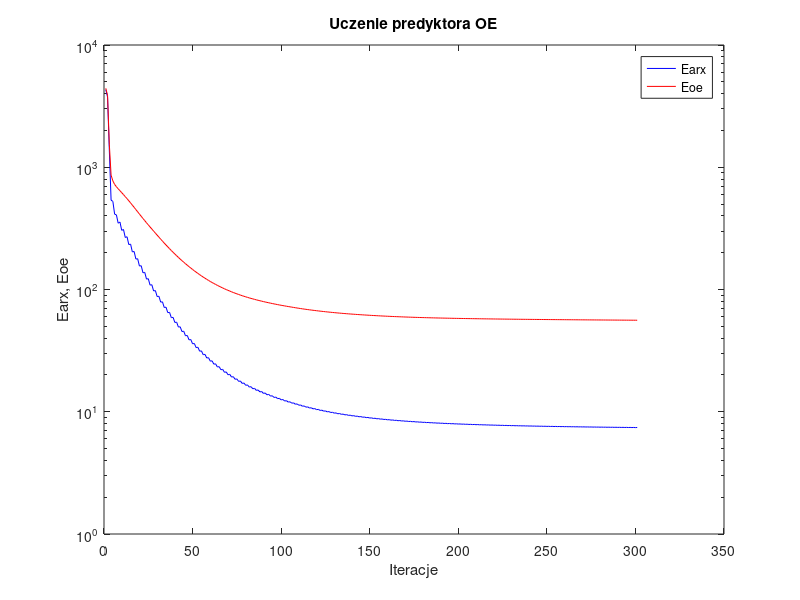
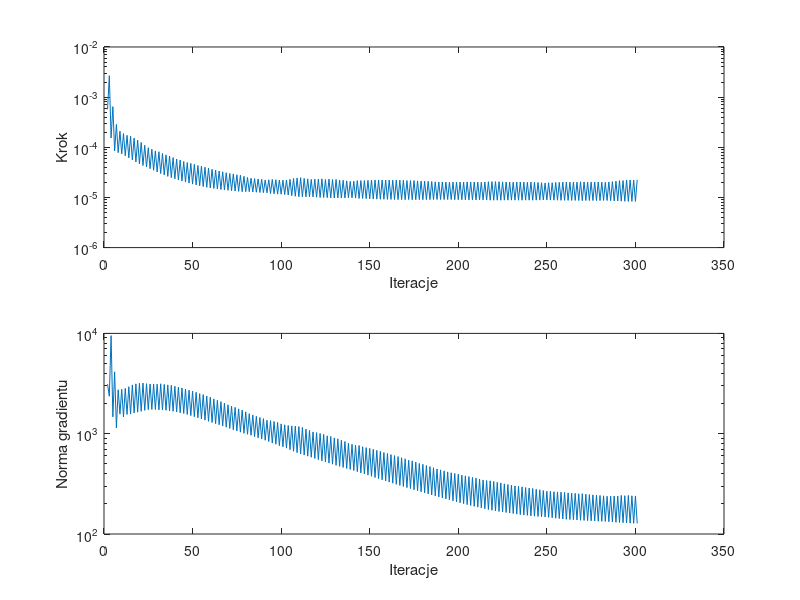

Write MATLAB code to recreate these figures, in order.
%uczenie predyktora oe
clear all;
n=0; farx(n+1)=4.314400e+003; foe(n+1)=4.422941e+003; wspucz(n+1)=0.000000e+000; ng(n+1)=0.000000e+000;
n=1; farx(n+1)=3.755043e+003; foe(n+1)=3.883368e+003; krok(n+1)=5.733303e-004; ng(n+1)=3.123445e+003;
n=2; farx(n+1)=1.384838e+003; foe(n+1)=1.541883e+003; krok(n+1)=2.678603e-003; ng(n+1)=2.362319e+003;
n=3; farx(n+1)=5.380479e+002; foe(n+1)=8.612495e+002; krok(n+1)=1.535829e-004; ng(n+1)=9.489461e+003;
n=4; farx(n+1)=5.258916e+002; foe(n+1)=7.740722e+002; krok(n+1)=6.459813e-004; ng(n+1)=1.472164e+003;
n=5; farx(n+1)=4.130942e+002; foe(n+1)=7.232027e+002; krok(n+1)=8.459568e-005; ng(n+1)=4.141327e+003;
n=6; farx(n+1)=4.078790e+002; foe(n+1)=6.932906e+002; krok(n+1)=2.860226e-004; ng(n+1)=1.143212e+003;
n=7; farx(n+1)=3.486736e+002; foe(n+1)=6.662725e+002; krok(n+1)=7.818173e-005; ng(n+1)=2.742160e+003;
n=8; farx(n+1)=3.564053e+002; foe(n+1)=6.433042e+002; krok(n+1)=2.093774e-004; ng(n+1)=1.566962e+003;
n=9; farx(n+1)=3.049196e+002; foe(n+1)=6.193429e+002; krok(n+1)=7.389767e-005; ng(n+1)=2.771109e+003;
n=10; farx(n+1)=3.096411e+002; foe(n+1)=5.975224e+002; krok(n+1)=1.874926e-004; ng(n+1)=1.467547e+003;
n=11; farx(n+1)=2.662970e+002; foe(n+1)=5.747239e+002; krok(n+1)=6.783250e-005; ng(n+1)=2.827433e+003;
n=12; farx(n+1)=2.702108e+002; foe(n+1)=5.538037e+002; krok(n+1)=1.733806e-004; ng(n+1)=1.555733e+003;
n=13; farx(n+1)=2.329402e+002; foe(n+1)=5.317313e+002; krok(n+1)=6.158863e-005; ng(n+1)=2.942487e+003;
n=14; farx(n+1)=2.351171e+002; foe(n+1)=5.110298e+002; krok(n+1)=1.662532e-004; ng(n+1)=1.569774e+003;
n=15; farx(n+1)=2.030458e+002; foe(n+1)=4.897701e+002; krok(n+1)=5.603333e-005; ng(n+1)=3.065103e+003;
n=16; farx(n+1)=2.046352e+002; foe(n+1)=4.703013e+002; krok(n+1)=1.526551e-004; ng(n+1)=1.608591e+003;
n=17; farx(n+1)=1.773825e+002; foe(n+1)=4.503767e+002; krok(n+1)=5.113027e-005; ng(n+1)=3.141858e+003;
n=18; farx(n+1)=1.785757e+002; foe(n+1)=4.322974e+002; krok(n+1)=1.387513e-004; ng(n+1)=1.639517e+003;
n=19; farx(n+1)=1.555356e+002; foe(n+1)=4.139723e+002; krok(n+1)=4.685521e-005; ng(n+1)=3.182499e+003;
n=20; farx(n+1)=1.565312e+002; foe(n+1)=3.974154e+002; krok(n+1)=1.251495e-004; ng(n+1)=1.673714e+003;
n=21; farx(n+1)=1.369690e+002; foe(n+1)=3.807596e+002; krok(n+1)=4.334515e-005; ng(n+1)=3.195958e+003;
n=22; farx(n+1)=1.380446e+002; foe(n+1)=3.660197e+002; krok(n+1)=1.094979e-004; ng(n+1)=1.709283e+003;
n=23; farx(n+1)=1.215787e+002; foe(n+1)=3.512401e+002; krok(n+1)=4.037383e-005; ng(n+1)=3.152009e+003;
n=24; farx(n+1)=1.226168e+002; foe(n+1)=3.379769e+002; krok(n+1)=9.814688e-005; ng(n+1)=1.737746e+003;
n=25; farx(n+1)=1.086188e+002; foe(n+1)=3.247178e+002; krok(n+1)=3.742939e-005; ng(n+1)=3.130898e+003;
n=26; farx(n+1)=1.094244e+002; foe(n+1)=3.124947e+002; krok(n+1)=9.144347e-005; ng(n+1)=1.743277e+003;
n=27; farx(n+1)=9.731624e+001; foe(n+1)=3.004313e+002; krok(n+1)=3.474555e-005; ng(n+1)=3.133113e+003;
n=28; farx(n+1)=9.800091e+001; foe(n+1)=2.893063e+002; krok(n+1)=8.459568e-005; ng(n+1)=1.743570e+003;
n=29; farx(n+1)=8.756048e+001; foe(n+1)=2.784101e+002; krok(n+1)=3.223481e-005; ng(n+1)=3.114869e+003;
n=30; farx(n+1)=8.807310e+001; foe(n+1)=2.681289e+002; krok(n+1)=8.155422e-005; ng(n+1)=1.727805e+003;
n=31; farx(n+1)=7.882822e+001; foe(n+1)=2.580222e+002; krok(n+1)=2.992557e-005; ng(n+1)=3.146650e+003;
n=32; farx(n+1)=7.929102e+001; foe(n+1)=2.487719e+002; krok(n+1)=7.528795e-005; ng(n+1)=1.722752e+003;
n=33; farx(n+1)=7.127509e+001; foe(n+1)=2.397474e+002; krok(n+1)=2.809223e-005; ng(n+1)=3.101358e+003;
n=34; farx(n+1)=7.169184e+001; foe(n+1)=2.314053e+002; krok(n+1)=7.046195e-005; ng(n+1)=1.711602e+003;
n=35; farx(n+1)=6.469011e+001; foe(n+1)=2.232769e+002; krok(n+1)=2.630754e-005; ng(n+1)=3.067664e+003;
n=36; farx(n+1)=6.501774e+001; foe(n+1)=2.156714e+002; krok(n+1)=6.703667e-005; ng(n+1)=1.688893e+003;
n=37; farx(n+1)=5.883816e+001; foe(n+1)=2.083228e+002; krok(n+1)=2.480406e-005; ng(n+1)=3.035096e+003;
n=38; farx(n+1)=5.916858e+001; foe(n+1)=2.015356e+002; krok(n+1)=6.234382e-005; ng(n+1)=1.671395e+003;
n=39; farx(n+1)=5.373837e+001; foe(n+1)=1.949713e+002; krok(n+1)=2.352777e-005; ng(n+1)=2.973573e+003;
n=40; farx(n+1)=5.406666e+001; foe(n+1)=1.888994e+002; krok(n+1)=5.843669e-005; ng(n+1)=1.648921e+003;
n=41; farx(n+1)=4.928094e+001; foe(n+1)=1.830057e+002; krok(n+1)=2.226608e-005; ng(n+1)=2.914941e+003;
n=42; farx(n+1)=4.956037e+001; foe(n+1)=1.774906e+002; krok(n+1)=5.575933e-005; ng(n+1)=1.615664e+003;
n=43; farx(n+1)=4.529918e+001; foe(n+1)=1.721758e+002; krok(n+1)=2.122479e-005; ng(n+1)=2.859404e+003;
n=44; farx(n+1)=4.559269e+001; foe(n+1)=1.672667e+002; krok(n+1)=5.210339e-005; ng(n+1)=1.589785e+003;
n=45; farx(n+1)=4.181941e+001; foe(n+1)=1.625097e+002; krok(n+1)=2.026093e-005; ng(n+1)=2.785445e+003;
n=46; farx(n+1)=4.208916e+001; foe(n+1)=1.580727e+002; krok(n+1)=4.960813e-005; ng(n+1)=1.555072e+003;
n=47; farx(n+1)=3.873206e+001; foe(n+1)=1.537850e+002; krok(n+1)=1.931405e-005; ng(n+1)=2.719590e+003;
n=48; farx(n+1)=3.896693e+001; foe(n+1)=1.497445e+002; krok(n+1)=4.780311e-005; ng(n+1)=1.515372e+003;
n=49; farx(n+1)=3.595876e+001; foe(n+1)=1.458584e+002; krok(n+1)=1.846630e-005; ng(n+1)=2.659750e+003;
n=50; farx(n+1)=3.617811e+001; foe(n+1)=1.422065e+002; krok(n+1)=4.570049e-005; ng(n+1)=1.477995e+003;
n=51; farx(n+1)=3.348316e+001; foe(n+1)=1.386981e+002; krok(n+1)=1.773106e-005; ng(n+1)=2.590555e+003;
n=52; farx(n+1)=3.368866e+001; foe(n+1)=1.354011e+002; krok(n+1)=4.341873e-005; ng(n+1)=1.440675e+003;
n=53; farx(n+1)=3.128314e+001; foe(n+1)=1.322563e+002; krok(n+1)=1.709205e-005; ng(n+1)=2.507455e+003;
n=54; farx(n+1)=3.147690e+001; foe(n+1)=1.292651e+002; krok(n+1)=4.211523e-005; ng(n+1)=1.401674e+003;
n=55; farx(n+1)=2.929613e+001; foe(n+1)=1.263886e+002; krok(n+1)=1.643953e-005; ng(n+1)=2.453467e+003;
n=56; farx(n+1)=2.948063e+001; foe(n+1)=1.236874e+002; krok(n+1)=4.014885e-005; ng(n+1)=1.364281e+003;
n=57; farx(n+1)=2.752177e+001; foe(n+1)=1.211017e+002; krok(n+1)=1.593982e-005; ng(n+1)=2.372307e+003;
n=58; farx(n+1)=2.770084e+001; foe(n+1)=1.186597e+002; krok(n+1)=3.862984e-005; ng(n+1)=1.327150e+003;
n=59; farx(n+1)=2.592187e+001; foe(n+1)=1.163103e+002; krok(n+1)=1.549259e-005; ng(n+1)=2.309052e+003;
n=60; farx(n+1)=2.610310e+001; foe(n+1)=1.141201e+002; krok(n+1)=3.650218e-005; ng(n+1)=1.294862e+003;
n=61; farx(n+1)=2.450179e+001; foe(n+1)=1.120121e+002; krok(n+1)=1.511881e-005; ng(n+1)=2.222871e+003;
n=62; farx(n+1)=2.467554e+001; foe(n+1)=1.100246e+002; krok(n+1)=3.514435e-005; ng(n+1)=1.259835e+003;
n=63; farx(n+1)=2.321829e+001; foe(n+1)=1.081093e+002; krok(n+1)=1.476011e-005; ng(n+1)=2.155604e+003;
n=64; farx(n+1)=2.339009e+001; foe(n+1)=1.063124e+002; krok(n+1)=3.369455e-005; ng(n+1)=1.227291e+003;
n=65; farx(n+1)=2.206361e+001; foe(n+1)=1.045718e+002; krok(n+1)=1.442554e-005; ng(n+1)=2.087231e+003;
n=66; farx(n+1)=2.222841e+001; foe(n+1)=1.029374e+002; krok(n+1)=3.242569e-005; ng(n+1)=1.193719e+003;
n=67; farx(n+1)=2.101836e+001; foe(n+1)=1.013551e+002; krok(n+1)=1.414532e-005; ng(n+1)=2.018051e+003;
n=68; farx(n+1)=2.117735e+001; foe(n+1)=9.986912e+001; krok(n+1)=3.104372e-005; ng(n+1)=1.161688e+003;
n=69; farx(n+1)=2.007589e+001; foe(n+1)=9.843530e+001; krok(n+1)=1.390226e-005; ng(n+1)=1.943172e+003;
n=70; farx(n+1)=2.022751e+001; foe(n+1)=9.707587e+001; krok(n+1)=3.008156e-005; ng(n+1)=1.128956e+003;
n=71; farx(n+1)=1.921940e+001; foe(n+1)=9.576371e+001; krok(n+1)=1.361563e-005; ng(n+1)=1.883231e+003;
n=72; farx(n+1)=1.936082e+001; foe(n+1)=9.451158e+001; krok(n+1)=2.941717e-005; ng(n+1)=1.095050e+003;
n=73; farx(n+1)=1.843123e+001; foe(n+1)=9.330475e+001; krok(n+1)=1.338477e-005; ng(n+1)=1.830730e+003;
n=74; farx(n+1)=1.856850e+001; foe(n+1)=9.216061e+001; krok(n+1)=2.832743e-005; ng(n+1)=1.065373e+003;
n=75; farx(n+1)=1.771499e+001; foe(n+1)=9.105825e+001; krok(n+1)=1.321254e-005; ng(n+1)=1.767422e+003;
n=76; farx(n+1)=1.784902e+001; foe(n+1)=9.000811e+001; krok(n+1)=2.769106e-005; ng(n+1)=1.035842e+003;
n=77; farx(n+1)=1.705522e+001; foe(n+1)=8.898643e+001; krok(n+1)=1.302585e-005; ng(n+1)=1.723669e+003;
n=78; farx(n+1)=1.718612e+001; foe(n+1)=8.802690e+001; krok(n+1)=2.639619e-005; ng(n+1)=1.009456e+003;
n=79; farx(n+1)=1.645426e+001; foe(n+1)=8.709823e+001; krok(n+1)=1.302585e-005; ng(n+1)=1.652208e+003;
n=80; farx(n+1)=1.658596e+001; foe(n+1)=8.622446e+001; krok(n+1)=2.503699e-005; ng(n+1)=9.868852e+002;
n=81; farx(n+1)=1.590989e+001; foe(n+1)=8.537691e+001; krok(n+1)=1.302585e-005; ng(n+1)=1.584809e+003;
n=82; farx(n+1)=1.604184e+001; foe(n+1)=8.457534e+001; krok(n+1)=2.418894e-005; ng(n+1)=9.639527e+002;
n=83; farx(n+1)=1.541503e+001; foe(n+1)=8.378952e+001; krok(n+1)=1.284475e-005; ng(n+1)=1.538205e+003;
n=84; farx(n+1)=1.553781e+001; foe(n+1)=8.304092e+001; krok(n+1)=2.375465e-005; ng(n+1)=9.353821e+002;
n=85; farx(n+1)=1.495535e+001; foe(n+1)=8.231212e+001; krok(n+1)=1.270754e-005; ng(n+1)=1.491543e+003;
n=86; farx(n+1)=1.507207e+001; foe(n+1)=8.161427e+001; krok(n+1)=2.334786e-005; ng(n+1)=9.091161e+002;
n=87; farx(n+1)=1.452887e+001; foe(n+1)=8.093510e+001; krok(n+1)=1.255575e-005; ng(n+1)=1.450868e+003;
n=88; farx(n+1)=1.463992e+001; foe(n+1)=8.028332e+001; krok(n+1)=2.299949e-005; ng(n+1)=8.835198e+002;
n=89; farx(n+1)=1.413071e+001; foe(n+1)=7.964895e+001; krok(n+1)=1.245057e-005; ng(n+1)=1.412697e+003;
n=90; farx(n+1)=1.423786e+001; foe(n+1)=7.904293e+001; krok(n+1)=2.230894e-005; ng(n+1)=8.611586e+002;
n=91; farx(n+1)=1.376551e+001; foe(n+1)=7.845473e+001; krok(n+1)=1.234279e-005; ng(n+1)=1.364243e+003;
n=92; farx(n+1)=1.386809e+001; foe(n+1)=7.788417e+001; krok(n+1)=2.253084e-005; ng(n+1)=8.353647e+002;
n=93; farx(n+1)=1.342422e+001; foe(n+1)=7.732396e+001; krok(n+1)=1.197415e-005; ng(n+1)=1.349809e+003;
n=94; farx(n+1)=1.351598e+001; foe(n+1)=7.677909e+001; krok(n+1)=2.286087e-005; ng(n+1)=8.053694e+002;
n=95; farx(n+1)=1.309622e+001; foe(n+1)=7.625015e+001; krok(n+1)=1.184623e-005; ng(n+1)=1.323719e+003;
n=96; farx(n+1)=1.318720e+001; foe(n+1)=7.574261e+001; krok(n+1)=2.253084e-005; ng(n+1)=7.851494e+002;
n=97; farx(n+1)=1.279369e+001; foe(n+1)=7.524405e+001; krok(n+1)=1.164400e-005; ng(n+1)=1.294864e+003;
n=98; farx(n+1)=1.287676e+001; foe(n+1)=7.476283e+001; krok(n+1)=2.230894e-005; ng(n+1)=7.600918e+002;
n=99; farx(n+1)=1.250812e+001; foe(n+1)=7.429834e+001; krok(n+1)=1.161523e-005; ng(n+1)=1.252786e+003;
n=100; farx(n+1)=1.259030e+001; foe(n+1)=7.384814e+001; krok(n+1)=2.208984e-005; ng(n+1)=7.407364e+002;
n=101; farx(n+1)=1.224313e+001; foe(n+1)=7.340866e+001; krok(n+1)=1.143043e-005; ng(n+1)=1.227679e+003;
n=102; farx(n+1)=1.232099e+001; foe(n+1)=7.298163e+001; krok(n+1)=2.226248e-005; ng(n+1)=7.179888e+002;
n=103; farx(n+1)=1.199487e+001; foe(n+1)=7.256382e+001; krok(n+1)=1.115447e-005; ng(n+1)=1.207281e+003;
n=104; farx(n+1)=1.206570e+001; foe(n+1)=7.215253e+001; krok(n+1)=2.296646e-005; ng(n+1)=6.924566e+002;
n=105; farx(n+1)=1.175711e+001; foe(n+1)=7.175155e+001; krok(n+1)=1.085468e-005; ng(n+1)=1.195787e+003;
n=106; farx(n+1)=1.182219e+001; foe(n+1)=7.135523e+001; krok(n+1)=2.382783e-005; ng(n+1)=6.684726e+002;
n=107; farx(n+1)=1.152803e+001; foe(n+1)=7.096756e+001; krok(n+1)=1.057446e-005; ng(n+1)=1.189826e+003;
n=108; farx(n+1)=1.158875e+001; foe(n+1)=7.058788e+001; krok(n+1)=2.444110e-005; ng(n+1)=6.472912e+002;
n=109; farx(n+1)=1.130941e+001; foe(n+1)=7.021532e+001; krok(n+1)=1.033992e-005; ng(n+1)=1.177293e+003;
n=110; farx(n+1)=1.136534e+001; foe(n+1)=6.985144e+001; krok(n+1)=2.481646e-005; ng(n+1)=6.272045e+002;
n=111; farx(n+1)=1.109892e+001; foe(n+1)=6.949760e+001; krok(n+1)=1.029142e-005; ng(n+1)=1.154336e+003;
n=112; farx(n+1)=1.115592e+001; foe(n+1)=6.916124e+001; krok(n+1)=2.395025e-005; ng(n+1)=6.124488e+002;
n=113; farx(n+1)=1.090611e+001; foe(n+1)=6.883251e+001; krok(n+1)=1.029142e-005; ng(n+1)=1.113375e+003;
n=114; farx(n+1)=1.096212e+001; foe(n+1)=6.851736e+001; krok(n+1)=2.343658e-005; ng(n+1)=5.969742e+002;
n=115; farx(n+1)=1.072668e+001; foe(n+1)=6.821025e+001; krok(n+1)=1.029142e-005; ng(n+1)=1.077373e+003;
n=116; farx(n+1)=1.078195e+001; foe(n+1)=6.791521e+001; krok(n+1)=2.286087e-005; ng(n+1)=5.824165e+002;
n=117; farx(n+1)=1.056123e+001; foe(n+1)=6.762840e+001; krok(n+1)=1.023989e-005; ng(n+1)=1.041411e+003;
n=118; farx(n+1)=1.061471e+001; foe(n+1)=6.734737e+001; krok(n+1)=2.314368e-005; ng(n+1)=5.666354e+002;
n=119; farx(n+1)=1.040386e+001; foe(n+1)=6.707252e+001; krok(n+1)=1.010485e-005; ng(n+1)=1.026067e+003;
n=120; farx(n+1)=1.045573e+001; foe(n+1)=6.680564e+001; krok(n+1)=2.322634e-005; ng(n+1)=5.515711e+002;
n=121; farx(n+1)=1.025558e+001; foe(n+1)=6.654403e+001; krok(n+1)=9.975945e-006; ng(n+1)=1.005519e+003;
n=122; farx(n+1)=1.030488e+001; foe(n+1)=6.628870e+001; krok(n+1)=2.343658e-005; ng(n+1)=5.362506e+002;
n=123; farx(n+1)=1.011320e+001; foe(n+1)=6.603993e+001; krok(n+1)=9.952471e-006; ng(n+1)=9.844521e+002;
n=124; farx(n+1)=1.016278e+001; foe(n+1)=6.580205e+001; krok(n+1)=2.276873e-005; ng(n+1)=5.238405e+002;
n=125; farx(n+1)=9.982830e+000; foe(n+1)=6.556934e+001; krok(n+1)=9.888364e-006; ng(n+1)=9.519255e+002;
n=126; farx(n+1)=1.003030e+001; foe(n+1)=6.534094e+001; krok(n+1)=2.322634e-005; ng(n+1)=5.093906e+002;
n=127; farx(n+1)=9.856958e+000; foe(n+1)=6.511731e+001; krok(n+1)=9.809075e-006; ng(n+1)=9.386680e+002;
n=128; farx(n+1)=9.903728e+000; foe(n+1)=6.490276e+001; krok(n+1)=2.273062e-005; ng(n+1)=4.970256e+002;
n=129; farx(n+1)=9.740345e+000; foe(n+1)=6.469338e+001; krok(n+1)=9.772716e-006; ng(n+1)=9.078597e+002;
n=130; farx(n+1)=9.785494e+000; foe(n+1)=6.448860e+001; krok(n+1)=2.286087e-005; ng(n+1)=4.838502e+002;
n=131; farx(n+1)=9.628444e+000; foe(n+1)=6.428932e+001; krok(n+1)=9.766516e-006; ng(n+1)=8.885392e+002;
n=132; farx(n+1)=9.673959e+000; foe(n+1)=6.409841e+001; krok(n+1)=2.226248e-005; ng(n+1)=4.729088e+002;
n=133; farx(n+1)=9.524839e+000; foe(n+1)=6.391117e+001; krok(n+1)=9.766516e-006; ng(n+1)=8.610526e+002;
n=134; farx(n+1)=9.569444e+000; foe(n+1)=6.373074e+001; krok(n+1)=2.198334e-005; ng(n+1)=4.613628e+002;
n=135; farx(n+1)=9.427311e+000; foe(n+1)=6.355418e+001; krok(n+1)=9.766516e-006; ng(n+1)=8.363682e+002;
n=136; farx(n+1)=9.470560e+000; foe(n+1)=6.338394e+001; krok(n+1)=2.139878e-005; ng(n+1)=4.503430e+002;
n=137; farx(n+1)=9.335484e+000; foe(n+1)=6.321961e+001; krok(n+1)=9.884595e-006; ng(n+1)=8.037961e+002;
n=138; farx(n+1)=9.379692e+000; foe(n+1)=6.306104e+001; krok(n+1)=2.092147e-005; ng(n+1)=4.409723e+002;
n=139; farx(n+1)=9.250761e+000; foe(n+1)=6.290501e+001; krok(n+1)=9.820196e-006; ng(n+1)=7.842580e+002;
n=140; farx(n+1)=9.293544e+000; foe(n+1)=6.275333e+001; krok(n+1)=2.103720e-005; ng(n+1)=4.296942e+002;
n=141; farx(n+1)=9.170343e+000; foe(n+1)=6.260456e+001; krok(n+1)=9.716744e-006; ng(n+1)=7.675971e+002;
n=142; farx(n+1)=9.212166e+000; foe(n+1)=6.245861e+001; krok(n+1)=2.167257e-005; ng(n+1)=4.181618e+002;
n=143; farx(n+1)=9.092651e+000; foe(n+1)=6.231385e+001; krok(n+1)=9.540944e-006; ng(n+1)=7.631496e+002;
n=144; farx(n+1)=9.132258e+000; foe(n+1)=6.217349e+001; krok(n+1)=2.170937e-005; ng(n+1)=4.068044e+002;
n=145; farx(n+1)=9.018077e+000; foe(n+1)=6.203701e+001; krok(n+1)=9.549067e-006; ng(n+1)=7.406081e+002;
n=146; farx(n+1)=9.057539e+000; foe(n+1)=6.190438e+001; krok(n+1)=2.167257e-005; ng(n+1)=3.969939e+002;
n=147; farx(n+1)=8.947726e+000; foe(n+1)=6.177388e+001; krok(n+1)=9.471564e-006; ng(n+1)=7.262395e+002;
n=148; farx(n+1)=8.986397e+000; foe(n+1)=6.164726e+001; krok(n+1)=2.190752e-005; ng(n+1)=3.866757e+002;
n=149; farx(n+1)=8.880739e+000; foe(n+1)=6.152203e+001; krok(n+1)=9.357347e-006; ng(n+1)=7.140164e+002;
n=150; farx(n+1)=8.917903e+000; foe(n+1)=6.140023e+001; krok(n+1)=2.219138e-005; ng(n+1)=3.760284e+002;
n=151; farx(n+1)=8.816330e+000; foe(n+1)=6.128073e+001; krok(n+1)=9.290308e-006; ng(n+1)=6.989938e+002;
n=152; farx(n+1)=8.852450e+000; foe(n+1)=6.116448e+001; krok(n+1)=2.226608e-005; ng(n+1)=3.660713e+002;
n=153; farx(n+1)=8.754818e+000; foe(n+1)=6.105087e+001; krok(n+1)=9.254712e-006; ng(n+1)=6.824607e+002;
n=154; farx(n+1)=8.790335e+000; foe(n+1)=6.094053e+001; krok(n+1)=2.226248e-005; ng(n+1)=3.566764e+002;
n=155; farx(n+1)=8.696432e+000; foe(n+1)=6.083236e+001; krok(n+1)=9.207477e-006; ng(n+1)=6.671004e+002;
n=156; farx(n+1)=8.730981e+000; foe(n+1)=6.072735e+001; krok(n+1)=2.219549e-005; ng(n+1)=3.473359e+002;
n=157; farx(n+1)=8.640868e+000; foe(n+1)=6.062498e+001; krok(n+1)=9.195979e-006; ng(n+1)=6.490992e+002;
n=158; farx(n+1)=8.675011e+000; foe(n+1)=6.052548e+001; krok(n+1)=2.219138e-005; ng(n+1)=3.384987e+002;
n=159; farx(n+1)=8.588195e+000; foe(n+1)=6.042781e+001; krok(n+1)=9.139546e-006; ng(n+1)=6.353446e+002;
n=160; farx(n+1)=8.621356e+000; foe(n+1)=6.033289e+001; krok(n+1)=2.219549e-005; ng(n+1)=3.294848e+002;
n=161; farx(n+1)=8.537866e+000; foe(n+1)=6.024029e+001; krok(n+1)=9.125546e-006; ng(n+1)=6.192662e+002;
n=162; farx(n+1)=8.570513e+000; foe(n+1)=6.015034e+001; krok(n+1)=2.212034e-005; ng(n+1)=3.211466e+002;
n=163; farx(n+1)=8.490166e+000; foe(n+1)=6.006231e+001; krok(n+1)=9.089066e-006; ng(n+1)=6.047465e+002;
n=164; farx(n+1)=8.522131e+000; foe(n+1)=5.997662e+001; krok(n+1)=2.219138e-005; ng(n+1)=3.129287e+002;
n=165; farx(n+1)=8.444603e+000; foe(n+1)=5.989270e+001; krok(n+1)=9.049168e-006; ng(n+1)=5.917352e+002;
n=166; farx(n+1)=8.475714e+000; foe(n+1)=5.981114e+001; krok(n+1)=2.209045e-005; ng(n+1)=3.049787e+002;
n=167; farx(n+1)=8.401171e+000; foe(n+1)=5.973177e+001; krok(n+1)=9.050777e-006; ng(n+1)=5.754913e+002;
n=168; farx(n+1)=8.431841e+000; foe(n+1)=5.965451e+001; krok(n+1)=2.199768e-005; ng(n+1)=2.975714e+002;
n=169; farx(n+1)=8.359898e+000; foe(n+1)=5.957902e+001; krok(n+1)=9.031324e-006; ng(n+1)=5.622990e+002;
n=170; farx(n+1)=8.389687e+000; foe(n+1)=5.950567e+001; krok(n+1)=2.170937e-005; ng(n+1)=2.902472e+002;
n=171; farx(n+1)=8.320608e+000; foe(n+1)=5.943472e+001; krok(n+1)=9.081248e-006; ng(n+1)=5.441654e+002;
n=172; farx(n+1)=8.350572e+000; foe(n+1)=5.936566e+001; krok(n+1)=2.167257e-005; ng(n+1)=2.837390e+002;
n=173; farx(n+1)=8.283577e+000; foe(n+1)=5.929741e+001; krok(n+1)=8.996611e-006; ng(n+1)=5.361018e+002;
n=174; farx(n+1)=8.312403e+000; foe(n+1)=5.923105e+001; krok(n+1)=2.170937e-005; ng(n+1)=2.761369e+002;
n=175; farx(n+1)=8.247871e+000; foe(n+1)=5.916645e+001; krok(n+1)=9.006227e-006; ng(n+1)=5.214557e+002;
n=176; farx(n+1)=8.275982e+000; foe(n+1)=5.910351e+001; krok(n+1)=2.139878e-005; ng(n+1)=2.695383e+002;
n=177; farx(n+1)=8.213849e+000; foe(n+1)=5.904267e+001; krok(n+1)=9.062615e-006; ng(n+1)=5.050843e+002;
n=178; farx(n+1)=8.241997e+000; foe(n+1)=5.898341e+001; krok(n+1)=2.122479e-005; ng(n+1)=2.636700e+002;
n=179; farx(n+1)=8.181804e+000; foe(n+1)=5.892516e+001; krok(n+1)=9.014671e-006; ng(n+1)=4.954175e+002;
n=180; farx(n+1)=8.209046e+000; foe(n+1)=5.886840e+001; krok(n+1)=2.114892e-005; ng(n+1)=2.569716e+002;
n=181; farx(n+1)=8.150922e+000; foe(n+1)=5.881324e+001; krok(n+1)=9.049168e-006; ng(n+1)=4.815583e+002;
n=182; farx(n+1)=8.177900e+000; foe(n+1)=5.875955e+001; krok(n+1)=2.092658e-005; ng(n+1)=2.512473e+002;
n=183; farx(n+1)=8.121677e+000; foe(n+1)=5.870701e+001; krok(n+1)=9.041389e-006; ng(n+1)=4.701481e+002;
n=184; farx(n+1)=8.148023e+000; foe(n+1)=5.865579e+001; krok(n+1)=2.078166e-005; ng(n+1)=2.452462e+002;
n=185; farx(n+1)=8.093616e+000; foe(n+1)=5.860590e+001; krok(n+1)=9.071830e-006; ng(n+1)=4.577228e+002;
n=186; farx(n+1)=8.119550e+000; foe(n+1)=5.855735e+001; krok(n+1)=2.047978e-005; ng(n+1)=2.398456e+002;
n=187; farx(n+1)=8.066981e+000; foe(n+1)=5.851001e+001; krok(n+1)=9.098641e-006; ng(n+1)=4.451737e+002;
n=188; farx(n+1)=8.092619e+000; foe(n+1)=5.846379e+001; krok(n+1)=2.038856e-005; ng(n+1)=2.344544e+002;
n=189; farx(n+1)=8.041579e+000; foe(n+1)=5.841846e+001; krok(n+1)=9.078452e-006; ng(n+1)=4.360649e+002;
n=190; farx(n+1)=8.066694e+000; foe(n+1)=5.837422e+001; krok(n+1)=2.034152e-005; ng(n+1)=2.289240e+002;
n=191; farx(n+1)=8.017163e+000; foe(n+1)=5.833090e+001; krok(n+1)=9.078452e-006; ng(n+1)=4.262628e+002;
n=192; farx(n+1)=8.041811e+000; foe(n+1)=5.828864e+001; krok(n+1)=2.020969e-005; ng(n+1)=2.237240e+002;
n=193; farx(n+1)=7.993810e+000; foe(n+1)=5.824730e+001; krok(n+1)=9.081828e-006; ng(n+1)=4.162828e+002;
n=194; farx(n+1)=8.018053e+000; foe(n+1)=5.820685e+001; krok(n+1)=2.016710e-005; ng(n+1)=2.188169e+002;
n=195; farx(n+1)=7.971356e+000; foe(n+1)=5.816722e+001; krok(n+1)=9.078452e-006; ng(n+1)=4.080623e+002;
n=196; farx(n+1)=7.995371e+000; foe(n+1)=5.812853e+001; krok(n+1)=2.018691e-005; ng(n+1)=2.142196e+002;
n=197; farx(n+1)=7.949906e+000; foe(n+1)=5.809033e+001; krok(n+1)=9.024321e-006; ng(n+1)=4.017101e+002;
n=198; farx(n+1)=7.973349e+000; foe(n+1)=5.805297e+001; krok(n+1)=2.030432e-005; ng(n+1)=2.092771e+002;
n=199; farx(n+1)=7.929095e+000; foe(n+1)=5.801627e+001; krok(n+1)=9.006227e-006; ng(n+1)=3.942957e+002;
n=200; farx(n+1)=7.952122e+000; foe(n+1)=5.798037e+001; krok(n+1)=2.028847e-005; ng(n+1)=2.048644e+002;
n=201; farx(n+1)=7.909064e+000; foe(n+1)=5.794513e+001; krok(n+1)=8.995004e-006; ng(n+1)=3.866830e+002;
n=202; farx(n+1)=7.931746e+000; foe(n+1)=5.791064e+001; krok(n+1)=2.030432e-005; ng(n+1)=2.006077e+002;
n=203; farx(n+1)=7.889839e+000; foe(n+1)=5.787671e+001; krok(n+1)=8.960031e-006; ng(n+1)=3.799560e+002;
n=204; farx(n+1)=7.912107e+000; foe(n+1)=5.784338e+001; krok(n+1)=2.044242e-005; ng(n+1)=1.962648e+002;
n=205; farx(n+1)=7.871130e+000; foe(n+1)=5.781063e+001; krok(n+1)=8.945225e-006; ng(n+1)=3.739893e+002;
n=206; farx(n+1)=7.893069e+000; foe(n+1)=5.777864e+001; krok(n+1)=2.034511e-005; ng(n+1)=1.925453e+002;
n=207; farx(n+1)=7.853196e+000; foe(n+1)=5.774717e+001; krok(n+1)=8.938206e-006; ng(n+1)=3.666290e+002;
n=208; farx(n+1)=7.874806e+000; foe(n+1)=5.771634e+001; krok(n+1)=2.036925e-005; ng(n+1)=1.887278e+002;
n=209; farx(n+1)=7.835840e+000; foe(n+1)=5.768598e+001; krok(n+1)=8.932063e-006; ng(n+1)=3.604616e+002;
n=210; farx(n+1)=7.857075e+000; foe(n+1)=5.765634e+001; krok(n+1)=2.020969e-005; ng(n+1)=1.852434e+002;
n=211; farx(n+1)=7.819135e+000; foe(n+1)=5.762722e+001; krok(n+1)=8.958287e-006; ng(n+1)=3.526187e+002;
n=212; farx(n+1)=7.840127e+000; foe(n+1)=5.759876e+001; krok(n+1)=2.006817e-005; ng(n+1)=1.820312e+002;
n=213; farx(n+1)=7.803192e+000; foe(n+1)=5.757072e+001; krok(n+1)=8.943311e-006; ng(n+1)=3.459722e+002;
n=214; farx(n+1)=7.823897e+000; foe(n+1)=5.754313e+001; krok(n+1)=2.020511e-005; ng(n+1)=1.787357e+002;
n=215; farx(n+1)=7.787800e+000; foe(n+1)=5.751591e+001; krok(n+1)=8.887598e-006; ng(n+1)=3.414081e+002;
n=216; farx(n+1)=7.808283e+000; foe(n+1)=5.748902e+001; krok(n+1)=2.058283e-005; ng(n+1)=1.754530e+002;
n=217; farx(n+1)=7.772720e+000; foe(n+1)=5.746236e+001; krok(n+1)=8.818436e-006; ng(n+1)=3.391499e+002;
n=218; farx(n+1)=7.792847e+000; foe(n+1)=5.743623e+001; krok(n+1)=2.068400e-005; ng(n+1)=1.725098e+002;
n=219; farx(n+1)=7.758089e+000; foe(n+1)=5.741041e+001; krok(n+1)=8.794029e-006; ng(n+1)=3.338990e+002;
n=220; farx(n+1)=7.777823e+000; foe(n+1)=5.738502e+001; krok(n+1)=2.067984e-005; ng(n+1)=1.698161e+002;
n=221; farx(n+1)=7.743860e+000; foe(n+1)=5.736011e+001; krok(n+1)=8.807743e-006; ng(n+1)=3.277161e+002;
n=222; farx(n+1)=7.763446e+000; foe(n+1)=5.733561e+001; krok(n+1)=2.063495e-005; ng(n+1)=1.677632e+002;
n=223; farx(n+1)=7.730141e+000; foe(n+1)=5.731142e+001; krok(n+1)=8.799185e-006; ng(n+1)=3.230066e+002;
n=224; farx(n+1)=7.749401e+000; foe(n+1)=5.728771e+001; krok(n+1)=2.047978e-005; ng(n+1)=1.656512e+002;
n=225; farx(n+1)=7.716881e+000; foe(n+1)=5.726440e+001; krok(n+1)=8.829868e-006; ng(n+1)=3.164640e+002;
n=226; farx(n+1)=7.736004e+000; foe(n+1)=5.724150e+001; krok(n+1)=2.036925e-005; ng(n+1)=1.638555e+002;
n=227; farx(n+1)=7.704124e+000; foe(n+1)=5.721887e+001; krok(n+1)=8.829868e-006; ng(n+1)=3.117585e+002;
n=228; farx(n+1)=7.723010e+000; foe(n+1)=5.719667e+001; krok(n+1)=2.027520e-005; ng(n+1)=1.619129e+002;
n=229; farx(n+1)=7.691800e+000; foe(n+1)=5.717474e+001; krok(n+1)=8.838430e-006; ng(n+1)=3.066965e+002;
n=230; farx(n+1)=7.710445e+000; foe(n+1)=5.715319e+001; krok(n+1)=2.016710e-005; ng(n+1)=1.600395e+002;
n=231; farx(n+1)=7.679951e+000; foe(n+1)=5.713194e+001; krok(n+1)=8.833238e-006; ng(n+1)=3.016167e+002;
n=232; farx(n+1)=7.698438e+000; foe(n+1)=5.711090e+001; krok(n+1)=2.031518e-005; ng(n+1)=1.579176e+002;
n=233; farx(n+1)=7.668379e+000; foe(n+1)=5.709009e+001; krok(n+1)=8.807743e-006; ng(n+1)=2.990324e+002;
n=234; farx(n+1)=7.686659e+000; foe(n+1)=5.706959e+001; krok(n+1)=2.028847e-005; ng(n+1)=1.560907e+002;
n=235; farx(n+1)=7.657155e+000; foe(n+1)=5.704934e+001; krok(n+1)=8.807743e-006; ng(n+1)=2.949974e+002;
n=236; farx(n+1)=7.675218e+000; foe(n+1)=5.702937e+001; krok(n+1)=2.020969e-005; ng(n+1)=1.545737e+002;
n=237; farx(n+1)=7.646243e+000; foe(n+1)=5.700968e+001; krok(n+1)=8.829868e-006; ng(n+1)=2.906354e+002;
n=238; farx(n+1)=7.664184e+000; foe(n+1)=5.699030e+001; krok(n+1)=2.006817e-005; ng(n+1)=1.534151e+002;
n=239; farx(n+1)=7.635788e+000; foe(n+1)=5.697111e+001; krok(n+1)=8.818566e-006; ng(n+1)=2.866493e+002;
n=240; farx(n+1)=7.653579e+000; foe(n+1)=5.695212e+001; krok(n+1)=2.020511e-005; ng(n+1)=1.518260e+002;
n=241; farx(n+1)=7.625554e+000; foe(n+1)=5.693330e+001; krok(n+1)=8.799185e-006; ng(n+1)=2.843420e+002;
n=242; farx(n+1)=7.643086e+000; foe(n+1)=5.691474e+001; krok(n+1)=2.007443e-005; ng(n+1)=1.504918e+002;
n=243; farx(n+1)=7.615585e+000; foe(n+1)=5.689645e+001; krok(n+1)=8.838430e-006; ng(n+1)=2.796052e+002;
n=244; farx(n+1)=7.633033e+000; foe(n+1)=5.687842e+001; krok(n+1)=1.991107e-005; ng(n+1)=1.495686e+002;
n=245; farx(n+1)=7.605961e+000; foe(n+1)=5.686057e+001; krok(n+1)=8.856543e-006; ng(n+1)=2.760322e+002;
n=246; farx(n+1)=7.623204e+000; foe(n+1)=5.684300e+001; krok(n+1)=1.968224e-005; ng(n+1)=1.485880e+002;
n=247; farx(n+1)=7.596612e+000; foe(n+1)=5.682564e+001; krok(n+1)=8.913402e-006; ng(n+1)=2.712787e+002;
n=248; farx(n+1)=7.613767e+000; foe(n+1)=5.680858e+001; krok(n+1)=1.941361e-005; ng(n+1)=1.479212e+002;
n=249; farx(n+1)=7.587720e+000; foe(n+1)=5.679167e+001; krok(n+1)=8.914462e-006; ng(n+1)=2.672593e+002;
n=250; farx(n+1)=7.604819e+000; foe(n+1)=5.677487e+001; krok(n+1)=1.961815e-005; ng(n+1)=1.465531e+002;
n=251; farx(n+1)=7.579018e+000; foe(n+1)=5.675814e+001; krok(n+1)=8.865531e-006; ng(n+1)=2.664626e+002;
n=252; farx(n+1)=7.595945e+000; foe(n+1)=5.674160e+001; krok(n+1)=1.969916e-005; ng(n+1)=1.452089e+002;
n=253; farx(n+1)=7.570554e+000; foe(n+1)=5.672517e+001; krok(n+1)=8.833238e-006; ng(n+1)=2.640882e+002;
n=254; farx(n+1)=7.587348e+000; foe(n+1)=5.670881e+001; krok(n+1)=1.991107e-005; ng(n+1)=1.437493e+002;
n=255; farx(n+1)=7.562202e+000; foe(n+1)=5.669259e+001; krok(n+1)=8.807743e-006; ng(n+1)=2.627910e+002;
n=256; farx(n+1)=7.578946e+000; foe(n+1)=5.667651e+001; krok(n+1)=1.999909e-005; ng(n+1)=1.426565e+002;
n=257; farx(n+1)=7.554126e+000; foe(n+1)=5.666049e+001; krok(n+1)=8.756691e-006; ng(n+1)=2.613993e+002;
n=258; farx(n+1)=7.570685e+000; foe(n+1)=5.664454e+001; krok(n+1)=2.020969e-005; ng(n+1)=1.411625e+002;
n=259; farx(n+1)=7.546115e+000; foe(n+1)=5.662874e+001; krok(n+1)=8.746968e-006; ng(n+1)=2.597217e+002;
n=260; farx(n+1)=7.562580e+000; foe(n+1)=5.661308e+001; krok(n+1)=2.016710e-005; ng(n+1)=1.402339e+002;
n=261; farx(n+1)=7.538326e+000; foe(n+1)=5.659755e+001; krok(n+1)=8.746968e-006; ng(n+1)=2.573264e+002;
n=262; farx(n+1)=7.554746e+000; foe(n+1)=5.658215e+001; krok(n+1)=2.020511e-005; ng(n+1)=1.394491e+002;
n=263; farx(n+1)=7.530766e+000; foe(n+1)=5.656681e+001; krok(n+1)=8.720009e-006; ng(n+1)=2.558027e+002;
n=264; farx(n+1)=7.547080e+000; foe(n+1)=5.655158e+001; krok(n+1)=2.031518e-005; ng(n+1)=1.386039e+002;
n=265; farx(n+1)=7.523309e+000; foe(n+1)=5.653644e+001; krok(n+1)=8.718949e-006; ng(n+1)=2.543505e+002;
n=266; farx(n+1)=7.539537e+000; foe(n+1)=5.652149e+001; krok(n+1)=2.020511e-005; ng(n+1)=1.380555e+002;
n=267; farx(n+1)=7.516172e+000; foe(n+1)=5.650661e+001; krok(n+1)=8.690837e-006; ng(n+1)=2.519020e+002;
n=268; farx(n+1)=7.532364e+000; foe(n+1)=5.649173e+001; krok(n+1)=2.058283e-005; ng(n+1)=1.370322e+002;
n=269; farx(n+1)=7.509032e+000; foe(n+1)=5.647688e+001; krok(n+1)=8.657728e-006; ng(n+1)=2.524628e+002;
n=270; farx(n+1)=7.525090e+000; foe(n+1)=5.646224e+001; krok(n+1)=2.044242e-005; ng(n+1)=1.364751e+002;
n=271; farx(n+1)=7.502082e+000; foe(n+1)=5.644767e+001; krok(n+1)=8.682944e-006; ng(n+1)=2.495504e+002;
n=272; farx(n+1)=7.518059e+000; foe(n+1)=5.643328e+001; krok(n+1)=2.031518e-005; ng(n+1)=1.359914e+002;
n=273; farx(n+1)=7.495361e+000; foe(n+1)=5.641895e+001; krok(n+1)=8.686387e-006; ng(n+1)=2.471716e+002;
n=274; farx(n+1)=7.511243e+000; foe(n+1)=5.640472e+001; krok(n+1)=2.031935e-005; ng(n+1)=1.353559e+002;
n=275; farx(n+1)=7.488786e+000; foe(n+1)=5.639058e+001; krok(n+1)=8.686387e-006; ng(n+1)=2.454108e+002;
n=276; farx(n+1)=7.504609e+000; foe(n+1)=5.637654e+001; krok(n+1)=2.031518e-005; ng(n+1)=1.347934e+002;
n=277; farx(n+1)=7.482392e+000; foe(n+1)=5.636256e+001; krok(n+1)=8.671956e-006; ng(n+1)=2.439287e+002;
n=278; farx(n+1)=7.498118e+000; foe(n+1)=5.634865e+001; krok(n+1)=2.036880e-005; ng(n+1)=1.341247e+002;
n=279; farx(n+1)=7.476075e+000; foe(n+1)=5.633483e+001; krok(n+1)=8.682944e-006; ng(n+1)=2.424596e+002;
n=280; farx(n+1)=7.491730e+000; foe(n+1)=5.632114e+001; krok(n+1)=2.020969e-005; ng(n+1)=1.337442e+002;
n=281; farx(n+1)=7.469904e+000; foe(n+1)=5.630753e+001; krok(n+1)=8.718949e-006; ng(n+1)=2.401694e+002;
n=282; farx(n+1)=7.485528e+000; foe(n+1)=5.629410e+001; krok(n+1)=1.999909e-005; ng(n+1)=1.335052e+002;
n=283; farx(n+1)=7.464059e+000; foe(n+1)=5.628069e+001; krok(n+1)=8.690837e-006; ng(n+1)=2.379920e+002;
n=284; farx(n+1)=7.479616e+000; foe(n+1)=5.626725e+001; krok(n+1)=2.034511e-005; ng(n+1)=1.325953e+002;
n=285; farx(n+1)=7.458265e+000; foe(n+1)=5.625386e+001; krok(n+1)=8.632369e-006; ng(n+1)=2.383049e+002;
n=286; farx(n+1)=7.473813e+000; foe(n+1)=5.624044e+001; krok(n+1)=2.068400e-005; ng(n+1)=1.318012e+002;
n=287; farx(n+1)=7.452599e+000; foe(n+1)=5.622705e+001; krok(n+1)=8.546025e-006; ng(n+1)=2.390063e+002;
n=288; farx(n+1)=7.468042e+000; foe(n+1)=5.621354e+001; krok(n+1)=2.114892e-005; ng(n+1)=1.308245e+002;
n=289; farx(n+1)=7.446900e+000; foe(n+1)=5.620016e+001; krok(n+1)=8.500298e-006; ng(n+1)=2.394583e+002;
n=290; farx(n+1)=7.462558e+000; foe(n+1)=5.618670e+001; krok(n+1)=2.167257e-005; ng(n+1)=1.302118e+002;
n=291; farx(n+1)=7.441224e+000; foe(n+1)=5.617313e+001; krok(n+1)=8.423638e-006; ng(n+1)=2.427276e+002;
n=292; farx(n+1)=7.456764e+000; foe(n+1)=5.615976e+001; krok(n+1)=2.167257e-005; ng(n+1)=1.296877e+002;
n=293; farx(n+1)=7.435772e+000; foe(n+1)=5.614635e+001; krok(n+1)=8.379583e-006; ng(n+1)=2.409239e+002;
n=294; farx(n+1)=7.451283e+000; foe(n+1)=5.613286e+001; krok(n+1)=2.226248e-005; ng(n+1)=1.287811e+002;
n=295; farx(n+1)=7.430273e+000; foe(n+1)=5.611938e+001; krok(n+1)=8.322079e-006; ng(n+1)=2.424073e+002;
n=296; farx(n+1)=7.445620e+000; foe(n+1)=5.610592e+001; krok(n+1)=2.230894e-005; ng(n+1)=1.282199e+002;
n=297; farx(n+1)=7.424838e+000; foe(n+1)=5.609261e+001; krok(n+1)=8.333245e-006; ng(n+1)=2.404060e+002;
n=298; farx(n+1)=7.440170e+000; foe(n+1)=5.607929e+001; krok(n+1)=2.230894e-005; ng(n+1)=1.278822e+002;
n=299; farx(n+1)=7.419510e+000; foe(n+1)=5.606607e+001; krok(n+1)=8.334046e-006; ng(n+1)=2.395058e+002;
n=300; farx(n+1)=7.435022e+000; foe(n+1)=5.605290e+001; krok(n+1)=2.253084e-005; ng(n+1)=1.275923e+002;

figure; semilogy(farx,'b'); hold on; semilogy(foe,'r'); xlabel('Iteracje'); ylabel('Earx, Eoe'); legend('Earx','Eoe'); title('Uczenie predyktora OE');
figure; subplot(2,1,1); semilogy(krok); xlabel('Iteracje'); ylabel('Krok');
subplot(2,1,2); semilogy(ng); xlabel('Iteracje'); ylabel('Norma gradientu');
Earx=farx(n+1)
Eoe=foe(n+1)
